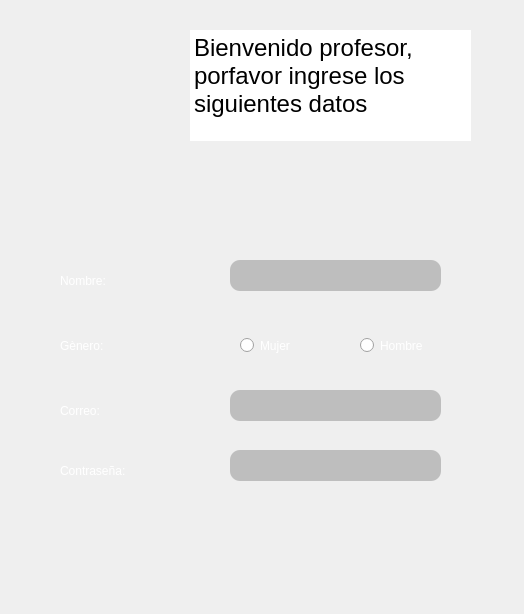
<?xml version="1.0" encoding="UTF-8"?>
<ui version="4.0">
 <class>MainWindow</class>
 <widget class="QMainWindow" name="MainWindow">
  <property name="geometry">
   <rect>
    <x>0</x>
    <y>0</y>
    <width>524</width>
    <height>614</height>
   </rect>
  </property>
  <property name="windowTitle">
   <string>Shake-Shake</string>
  </property>
  <property name="styleSheet">
   <string notr="true">QLabel{
	
	color: rgb(255, 255, 255);
	font: 20pt &quot;Times New Roman&quot;;
}
QPushButton{
	border-radius: 60px;
}
QPushButton:pressed {
	border-radius: 30px;
    padding-top: 2px;
    padding-left: 3px;
}
QPushButton:hover {
	qproperty-iconSize: 16px 16px;

        padding-right: 3px;
}</string>
  </property>
  <widget class="QWidget" name="centralwidget">
   <widget class="QTextEdit" name="dialogo">
    <property name="enabled">
     <bool>true</bool>
    </property>
    <property name="geometry">
     <rect>
      <x>190</x>
      <y>30</y>
      <width>281</width>
      <height>111</height>
     </rect>
    </property>
    <property name="styleSheet">
     <string notr="true">font: 18pt &quot;Times New Roman&quot;;
border-color: rgb(255, 255, 255);
border:none</string>
    </property>
    <property name="readOnly">
     <bool>true</bool>
    </property>
    <property name="html">
     <string>&lt;!DOCTYPE HTML PUBLIC &quot;-//W3C//DTD HTML 4.0//EN&quot; &quot;http://www.w3.org/TR/REC-html40/strict.dtd&quot;&gt;
&lt;html&gt;&lt;head&gt;&lt;meta name=&quot;qrichtext&quot; content=&quot;1&quot; /&gt;&lt;style type=&quot;text/css&quot;&gt;
p, li { white-space: pre-wrap; }
&lt;/style&gt;&lt;/head&gt;&lt;body style=&quot; font-family:'Times New Roman'; font-size:18pt; font-weight:400; font-style:normal;&quot;&gt;
&lt;p style=&quot; margin-top:0px; margin-bottom:0px; margin-left:0px; margin-right:0px; -qt-block-indent:0; text-indent:0px;&quot;&gt;Bienvenido profesor, porfavor ingrese los siguientes datos&lt;/p&gt;&lt;/body&gt;&lt;/html&gt;</string>
    </property>
   </widget>
   <widget class="QRadioButton" name="mujer">
    <property name="geometry">
     <rect>
      <x>240</x>
      <y>330</y>
      <width>82</width>
      <height>31</height>
     </rect>
    </property>
    <property name="styleSheet">
     <string notr="true">color: rgb(255, 255, 255);
font: 18pt &quot;Times New Roman&quot;;</string>
    </property>
    <property name="text">
     <string>Mujer</string>
    </property>
   </widget>
   <widget class="QLabel" name="label_3">
    <property name="geometry">
     <rect>
      <x>60</x>
      <y>320</y>
      <width>131</width>
      <height>51</height>
     </rect>
    </property>
    <property name="styleSheet">
     <string notr="true"/>
    </property>
    <property name="text">
     <string>Gènero:</string>
    </property>
   </widget>
   <widget class="QPushButton" name="adelante">
    <property name="geometry">
     <rect>
      <x>170</x>
      <y>500</y>
      <width>111</width>
      <height>101</height>
     </rect>
    </property>
    <property name="cursor">
     <cursorShape>PointingHandCursor</cursorShape>
    </property>
    <property name="styleSheet">
     <string notr="true"/>
    </property>
    <property name="text">
     <string/>
    </property>
    <property name="icon">
     <iconset>
      <normaloff>Images/Guardar.png</normaloff>Images/Guardar.png</iconset>
    </property>
    <property name="iconSize">
     <size>
      <width>120</width>
      <height>120</height>
     </size>
    </property>
   </widget>
   <widget class="QRadioButton" name="hombre">
    <property name="geometry">
     <rect>
      <x>360</x>
      <y>330</y>
      <width>111</width>
      <height>31</height>
     </rect>
    </property>
    <property name="styleSheet">
     <string notr="true">color: rgb(255, 255, 255);
font: 18pt &quot;Times New Roman&quot;;</string>
    </property>
    <property name="text">
     <string>Hombre</string>
    </property>
   </widget>
   <widget class="QLineEdit" name="nombre">
    <property name="geometry">
     <rect>
      <x>230</x>
      <y>260</y>
      <width>211</width>
      <height>31</height>
     </rect>
    </property>
    <property name="styleSheet">
     <string notr="true">font: 16pt &quot;Times New Roman&quot;;
color: rgb(0, 0, 0);
border-radius: 10px;
background-color: rgb(190, 190, 190);
</string>
    </property>
    <property name="text">
     <string/>
    </property>
   </widget>
   <widget class="QLabel" name="label_2">
    <property name="geometry">
     <rect>
      <x>60</x>
      <y>260</y>
      <width>141</width>
      <height>41</height>
     </rect>
    </property>
    <property name="styleSheet">
     <string notr="true"/>
    </property>
    <property name="text">
     <string>Nombre:</string>
    </property>
   </widget>
   <widget class="QLabel" name="shake">
    <property name="geometry">
     <rect>
      <x>20</x>
      <y>90</y>
      <width>161</width>
      <height>161</height>
     </rect>
    </property>
    <property name="text">
     <string/>
    </property>
    <property name="pixmap">
     <pixmap>Images/shakehabla.gif</pixmap>
    </property>
    <property name="scaledContents">
     <bool>true</bool>
    </property>
   </widget>
   <widget class="QLabel" name="label_7">
    <property name="geometry">
     <rect>
      <x>100</x>
      <y>-20</y>
      <width>421</width>
      <height>231</height>
     </rect>
    </property>
    <property name="styleSheet">
     <string notr="true">font: 16pt &quot;Pristina&quot;;
</string>
    </property>
    <property name="text">
     <string/>
    </property>
    <property name="pixmap">
     <pixmap>Images/dialogo2.png</pixmap>
    </property>
    <property name="scaledContents">
     <bool>true</bool>
    </property>
   </widget>
   <widget class="QLabel" name="label_4">
    <property name="geometry">
     <rect>
      <x>-400</x>
      <y>-60</y>
      <width>961</width>
      <height>681</height>
     </rect>
    </property>
    <property name="text">
     <string/>
    </property>
    <property name="pixmap">
     <pixmap>Images/fondo.jpg</pixmap>
    </property>
    <property name="scaledContents">
     <bool>true</bool>
    </property>
    <property name="alignment">
     <set>Qt::AlignCenter</set>
    </property>
   </widget>
   <widget class="QLineEdit" name="correo">
    <property name="geometry">
     <rect>
      <x>230</x>
      <y>390</y>
      <width>211</width>
      <height>31</height>
     </rect>
    </property>
    <property name="styleSheet">
     <string notr="true">font: 16pt &quot;Times New Roman&quot;;
color: rgb(0, 0, 0);
border-radius: 10px;
background-color: rgb(190, 190, 190);
</string>
    </property>
    <property name="text">
     <string/>
    </property>
   </widget>
   <widget class="QLabel" name="label_5">
    <property name="geometry">
     <rect>
      <x>60</x>
      <y>390</y>
      <width>141</width>
      <height>41</height>
     </rect>
    </property>
    <property name="styleSheet">
     <string notr="true"/>
    </property>
    <property name="text">
     <string>Correo:</string>
    </property>
   </widget>
   <widget class="QLineEdit" name="password">
    <property name="geometry">
     <rect>
      <x>230</x>
      <y>450</y>
      <width>211</width>
      <height>31</height>
     </rect>
    </property>
    <property name="styleSheet">
     <string notr="true">font: 16pt &quot;Times New Roman&quot;;
color: rgb(0, 0, 0);
border-radius: 10px;
background-color: rgb(190, 190, 190);
</string>
    </property>
    <property name="text">
     <string/>
    </property>
    <property name="echoMode">
     <enum>QLineEdit::Password</enum>
    </property>
   </widget>
   <widget class="QLabel" name="label_6">
    <property name="geometry">
     <rect>
      <x>60</x>
      <y>450</y>
      <width>141</width>
      <height>41</height>
     </rect>
    </property>
    <property name="styleSheet">
     <string notr="true"/>
    </property>
    <property name="text">
     <string>Contraseña:</string>
    </property>
   </widget>
   <widget class="QPushButton" name="salir">
    <property name="geometry">
     <rect>
      <x>300</x>
      <y>500</y>
      <width>101</width>
      <height>101</height>
     </rect>
    </property>
    <property name="cursor">
     <cursorShape>PointingHandCursor</cursorShape>
    </property>
    <property name="styleSheet">
     <string notr="true"/>
    </property>
    <property name="text">
     <string/>
    </property>
    <property name="icon">
     <iconset>
      <normaloff>Images/newSalir.png</normaloff>Images/newSalir.png</iconset>
    </property>
    <property name="iconSize">
     <size>
      <width>120</width>
      <height>120</height>
     </size>
    </property>
   </widget>
   <zorder>label_4</zorder>
   <zorder>shake</zorder>
   <zorder>label_7</zorder>
   <zorder>dialogo</zorder>
   <zorder>mujer</zorder>
   <zorder>label_3</zorder>
   <zorder>adelante</zorder>
   <zorder>hombre</zorder>
   <zorder>nombre</zorder>
   <zorder>label_2</zorder>
   <zorder>correo</zorder>
   <zorder>label_5</zorder>
   <zorder>password</zorder>
   <zorder>label_6</zorder>
   <zorder>salir</zorder>
  </widget>
 </widget>
 <resources/>
 <connections/>
</ui>
